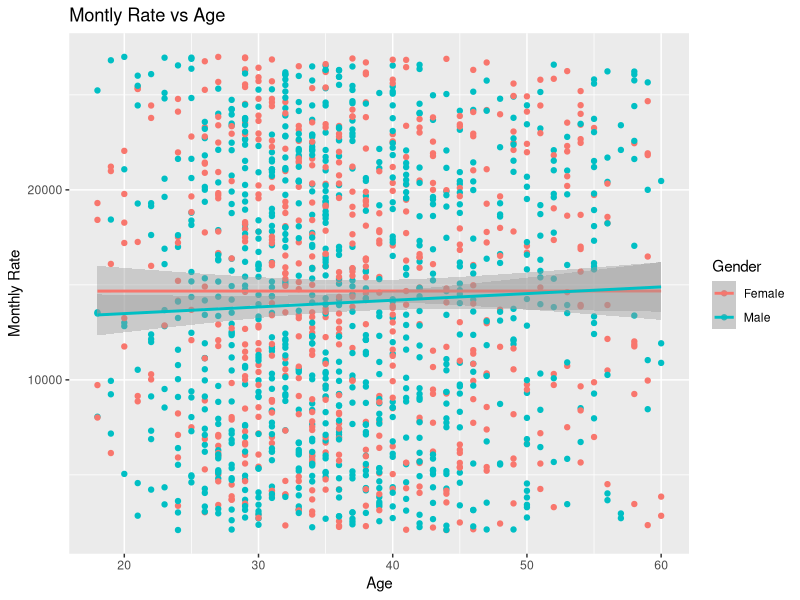
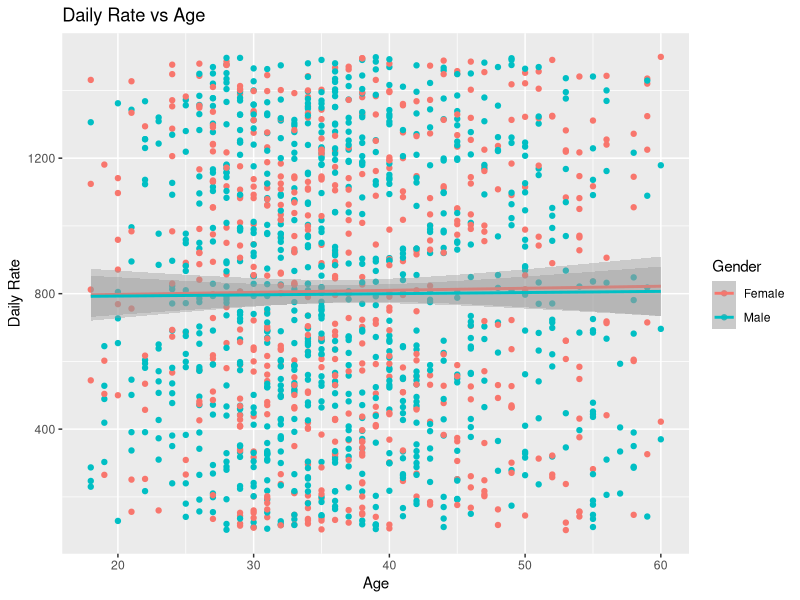
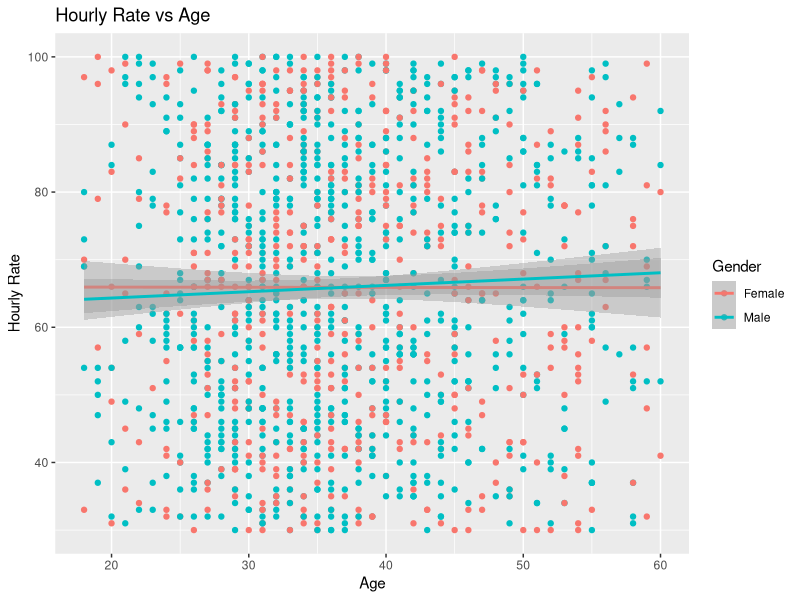
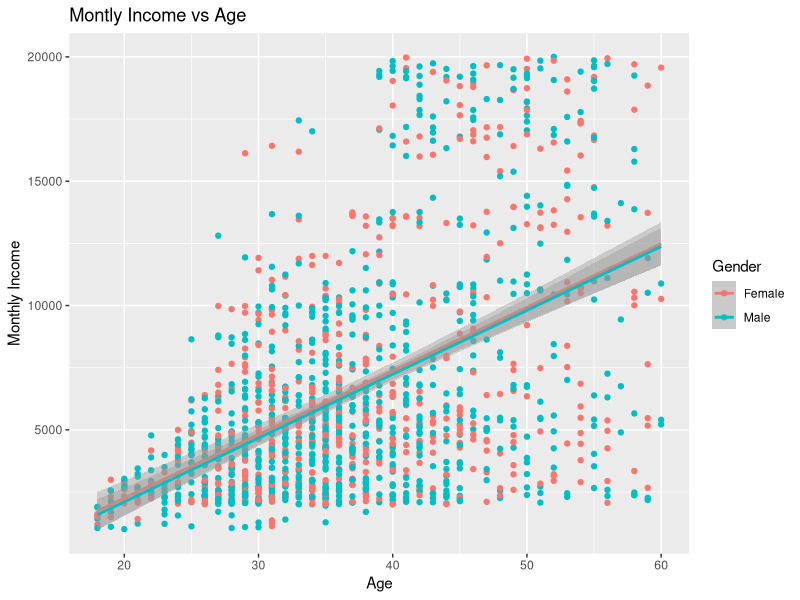
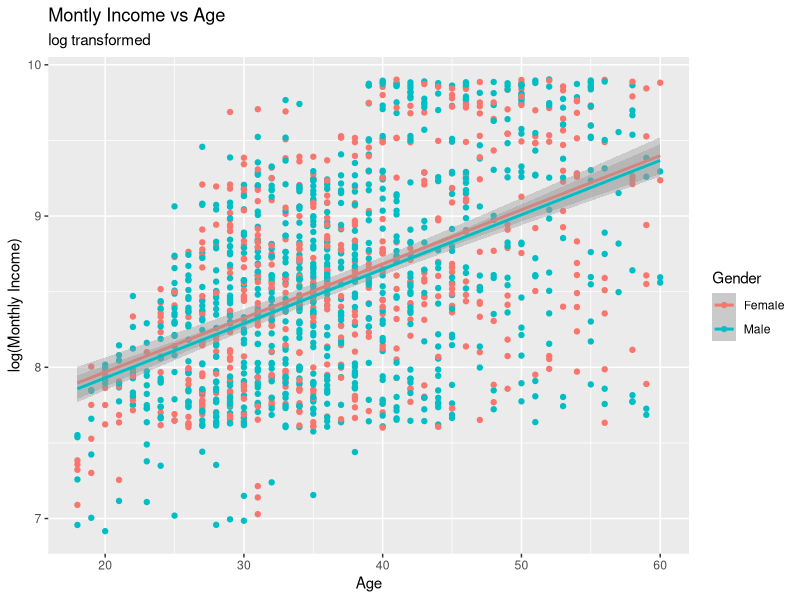
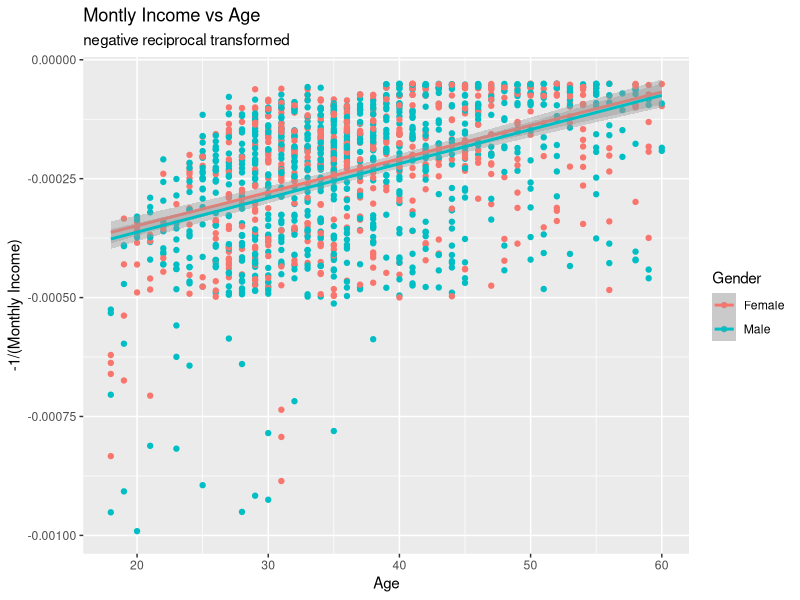
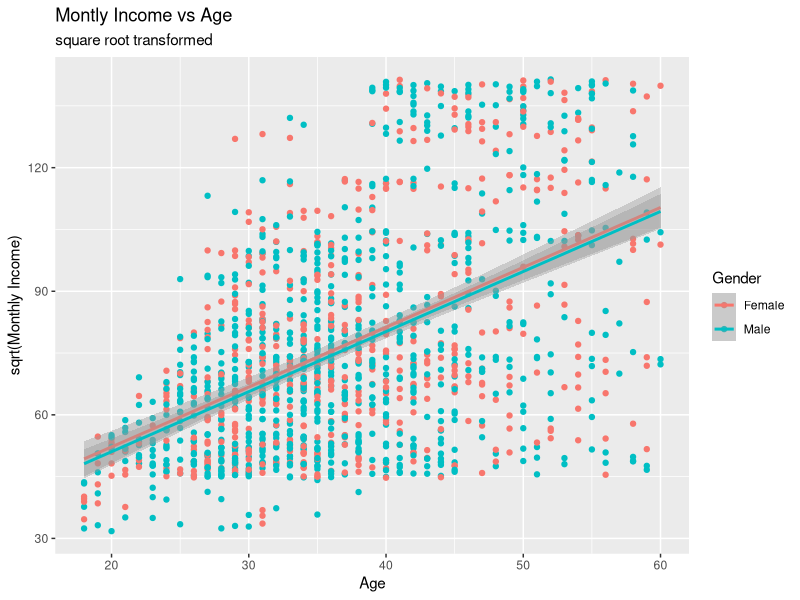
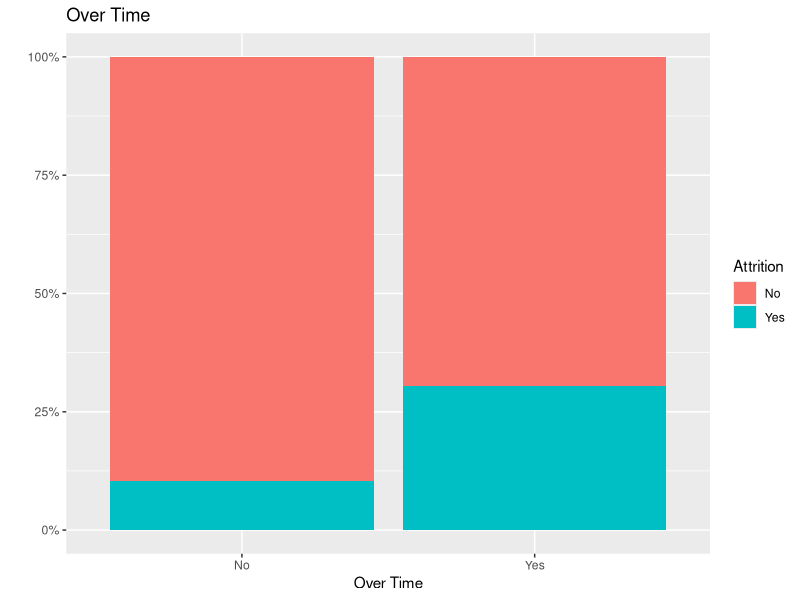

These charts were generated, in order, by the following R code:
## ---- chunk 1
library(readxl)

df <- read_excel(path = "CaseStudy2-data_clean.xlsx", sheet = "HR-employee-attrition Data")
#3a.  Age between 18 and 60, no children under 18 and no obvious age outliers.
summary(df$Age)
#3a.  None are labeled as under 18.
df$Over18[df$Over18 == 'N']
## ---- chunk 2
library(ggplot2)

#4b there seemed to be no relationship between age and MonthlyRate, DailyRate, or HourlyRate
##Monthly Rate
ggplot(data = df, aes(x = df$Age, y = df$MonthlyRate)) + geom_point(aes(colour = factor(Gender))) + geom_smooth(method = "lm", aes(group = Gender, colour = Gender)) + labs(title = "Montly Rate vs Age", x = "Age", y = "Monthly Rate", color = "Gender")
test <- lm(df$MonthlyRate ~ df$Age)
summary(test)
##Daily Rate
ggplot(data = df, aes(x = df$Age, y = df$DailyRate)) + geom_point(aes(colour = factor(Gender))) + geom_smooth(method = "lm", aes(group = Gender, colour = Gender)) + labs(title = "Daily Rate vs Age", x = "Age", y = "Daily Rate", color = "Gender")
test <- lm(df$DailyRate ~ df$Age)
summary(test)
##Hourly Rate
ggplot(data = df, aes(x = df$Age, y = df$HourlyRate)) + geom_point(aes(colour = factor(Gender))) + geom_smooth(method = "lm", aes(group = Gender, colour = Gender)) + labs(title = "Hourly Rate vs Age", x = "Age", y = "Hourly Rate", color = "Gender")
test <- lm(df$HourlyRate ~ df$Age)
summary(test)

#4b. MonthlyInco shows correlation with Age.  Tried linear regression on untransformed data and log, reciprocal, square root transformations
## untransformed
ggplot(data = df, aes(x = Age, y = MonthlyInco)) + geom_point(aes(colour = Gender)) + geom_smooth(method = 'lm', aes(group = Gender, colour = Gender)) + labs(title = "Montly Income vs Age", x = "Age", y = "Monthly Income", color = "Gender")
## log transformed
ggplot(data = df, aes(x = Age, y = log(MonthlyInco))) + geom_point(aes(colour = Gender)) + geom_smooth(method = 'lm', aes(group = Gender, colour = Gender)) + labs(title = "Montly Income vs Age", x = "Age", y = "log(Monthly Income)", color = "Gender", subtitle = "log transformed")
## reciprocal transformed
ggplot(data = df, aes(x = Age, y = -1/MonthlyInco)) + geom_point(aes(colour = Gender)) + geom_smooth(method = 'lm', aes(group = Gender, colour = Gender)) + labs(title = "Montly Income vs Age", x = "Age", y = "-1/(Monthly Income)", color = "Gender", subtitle = "negative reciprocal transformed")
## square root transformed
ggplot(data = df, aes(x = Age, y = sqrt(MonthlyInco))) + geom_point(aes(colour = Gender)) + geom_smooth(method = 'lm', aes(group = Gender, colour = Gender)) + labs(title = "Montly Income vs Age", x = "Age", y = "sqrt(Monthly Income)", color = "Gender", subtitle = "square root transformed")

#4b. Transformation did not yield better fit, fit test performed on most uncomplicated model, untransformed data
test <- lm(df$MonthlyInco ~ df$Age, subset = df$Gender == 'Male')
summary(test)
test <- lm(df$MonthlyInco ~ df$Age, subset = df$Gender == 'Female')
summary(test)
## ---- chunk 3
ggplot(df, aes(x = OverTime, fill = Attrition)) + geom_bar(position = "fill") + labs(title = "Over Time", x = "Over Time", y = "", color = "")+ scale_y_continuous(labels = scales::percent)
ggplot(df, aes(x = StockOptLvl, fill = Attrition)) + geom_bar(position = "fill") + labs(title = "Stock Option Level", x = "Stock Option Levels", y = "", color = "")+ scale_y_continuous(labels = scales::percent)
ggplot(df, aes(x = HourlyRate, fill = Attrition)) + geom_histogram(position = "fill", bins = 30) + labs(title = "Hourly Rate", x = "Hourly Rate", y = "", color = "")+ scale_y_continuous(labels = scales::percent)
ggplot(df, aes(x = DailyRate, fill = Attrition)) + geom_histogram(position = "fill", bins = 30) + labs(title = "Daily Rate", x = "Daily Rate", y = "", color = "")+ scale_y_continuous(labels = scales::percent)
ggplot(df, aes(x = MonthlyRate, fill = Attrition)) + geom_histogram(position = "fill", bins = 30) + labs(title = "Monthly Rate", x = "Monthly Rate", y = "", color = "")+ scale_y_continuous(labels = scales::percent)
ggplot(df, aes(x = MonthlyInco, fill = Attrition)) + geom_histogram(position = "fill", bins = 30) + labs(title = "Monthly Income", x = "Monthly Income", y = "", color = "")+ scale_y_continuous(labels = scales::percent)
ggplot(df, aes(x = PctSalaryInc, fill = Attrition)) + geom_bar(position = "fill") + labs(title = "Percent Salary Increase", x = "Salary Increase (%)", y = "", color = "")+ scale_y_continuous(labels = scales::percent)
